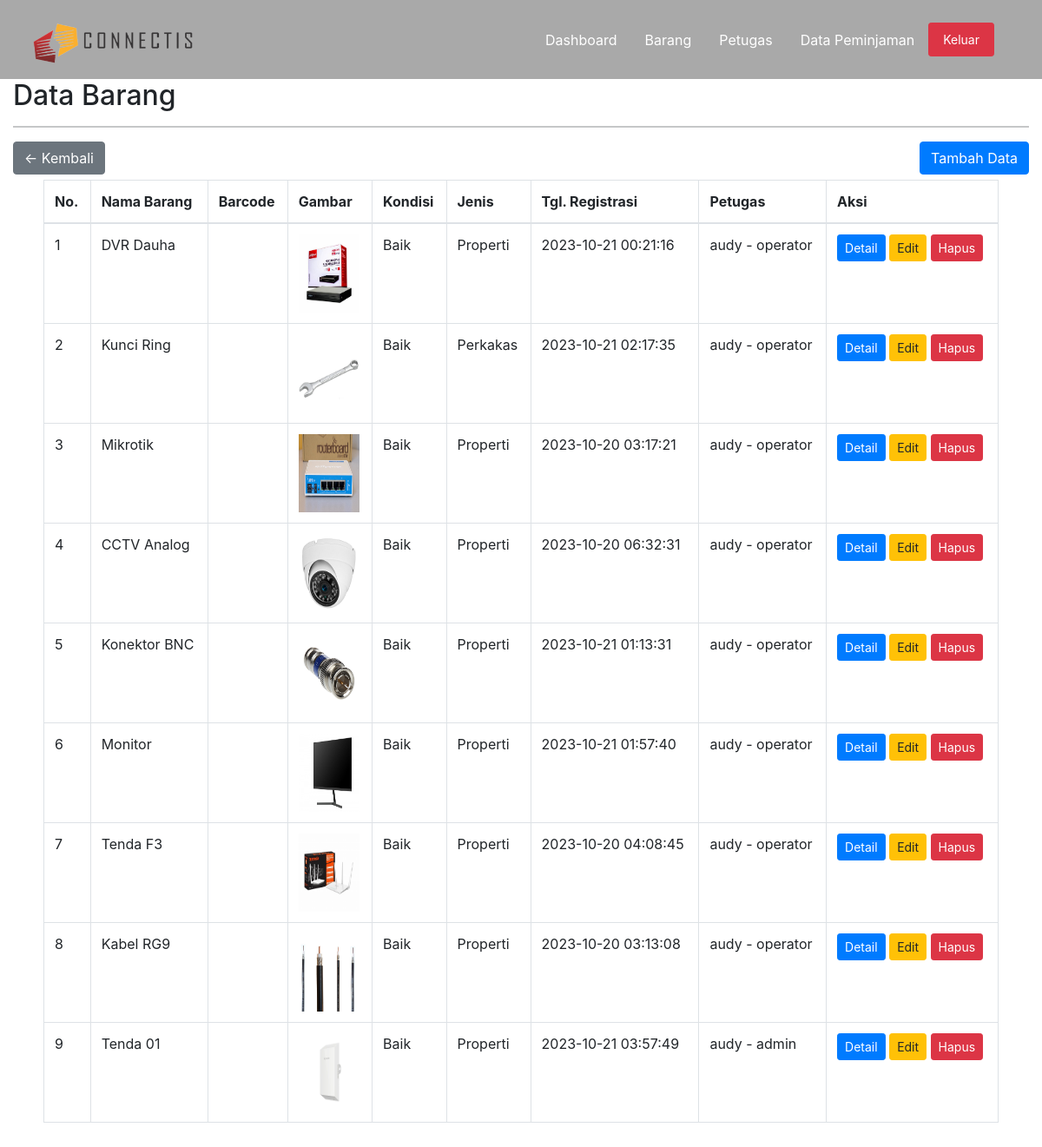
Page /admin/data-barang.php (signed in) on the committed database.
### tables this page shows
CREATE TABLE `barang` (
  `id_barang` int NOT NULL,
  `id_user` int NOT NULL,
  `jenis` varchar(30) NOT NULL,
  `image` varchar(99) NOT NULL,
  `kondisi` varchar(20) NOT NULL,
  `nama_barang` varchar(50) NOT NULL,
  `barimage` varchar(300) NOT NULL,
  `tgl_regis` datetime NOT NULL DEFAULT CURRENT_TIMESTAMP ON UPDATE CURRENT_TIMESTAMP
);

CREATE TABLE `users` (
  `id_user` int NOT NULL,
  `nama` varchar(50) NOT NULL,
  `username` varchar(30) NOT NULL,
  `password` varchar(100) NOT NULL,
  `id_level` enum('1','2') NOT NULL
);

### admin/include/barang.php (the view, shortened to what this page needs)
<div class="container-fluid">
    <h2>Data Barang</h2>
    <hr>
         <a href="index.php" class="btn btn-secondary float-left">&larr; Kembali</a>
        <button type="button" class="btn btn-primary float-right" data-bs-toggle="modal" data-bs-target="#exampleModal">
        Tambah Data
        </button>
        <br>
        <div class="col align-self-center">
        <div class="card-body">
    <table id="table" class="table table-bordered" width="100%" cellspacing="0">
        <thead>
            <tr>
                <th>No.</th>
                <th>Nama Barang</th>
                <th>Barcode</th>
                <th>Gambar</th>
                <th>Kondisi</th>
                <th>Jenis</th>
                <th>Tgl. Registrasi</th>
                <th>Petugas</th>
                <th>Aksi</th>
            </tr>
        </thead>
        <tbody>
            <?php foreach ($data_barang as $barang) : ?>
            <tr>
                <td><?= $no++; ?></td>
                <td><?= $barang['nama_barang']; ?></td>
                <td id="qrcode<?= $barang['id_barang'] ?>">
                <td>
                    <img src="../img_barang/<?= $barang['image']; ?>" width="70" height="90" alt="Gambar Barang">
                </td>
                <td><?= $barang['kondisi']; ?></td>
                <td><?= $barang['jenis']; ?></td>
                <td><?= $barang['tgl_regis']; ?></td>
                <td><?= $barang['nama']; ?></td>
                <td>
                <div class="d-inline">
                        <a href="?p=detail-barang&id=<?= $barang['id_barang']; ?>" class="btn btn-primary btn-sm">Detail</a>
                        <a href="?p=edit-barang&id=<?= $barang['id_barang']; ?>" class="btn btn-warning btn-sm">Edit</a>
                        <a href="?p=hapus-barang&id=<?= $barang['id_barang']; ?>" class="btn btn-danger btn-sm" onclick="return confirm('Yakin ingin menghapus data ini?')">Hapus</a>
                </div>
                </td>
            </tr>
            <?php endforeach; ?>
        </tbody>
    </table>
    </div>
</div>

### rows in the picture
barang: nama_barang "DVR Dauha", image (picture), kondisi "Baik", jenis "Properti", tgl_regis "2023-10-21 00:21:16", id_user.nama "audy - operator"
barang: nama_barang "Kunci Ring", image (picture), kondisi "Baik", jenis "Perkakas", tgl_regis "2023-10-21 02:17:35", id_user.nama "audy - operator"
barang: nama_barang "Mikrotik", image (picture), kondisi "Baik", jenis "Properti", tgl_regis "2023-10-20 03:17:21", id_user.nama "audy - operator"
barang: nama_barang "CCTV Analog", image (picture), kondisi "Baik", jenis "Properti", tgl_regis "2023-10-20 06:32:31", id_user.nama "audy - operator"
barang: nama_barang "Konektor BNC", image (picture), kondisi "Baik", jenis "Properti", tgl_regis "2023-10-21 01:13:31", id_user.nama "audy - operator"
barang: nama_barang "Monitor", image (picture), kondisi "Baik", jenis "Properti", tgl_regis "2023-10-21 01:57:40", id_user.nama "audy - operator"
barang: nama_barang "Tenda F3", image (picture), kondisi "Baik", jenis "Properti", tgl_regis "2023-10-20 04:08:45", id_user.nama "audy - operator"
barang: nama_barang "Kabel RG9", image (picture), kondisi "Baik", jenis "Properti", tgl_regis "2023-10-20 03:13:08", id_user.nama "audy - operator"
barang: nama_barang "Tenda 01", image (picture), kondisi "Baik", jenis "Properti", tgl_regis "2023-10-21 03:57:49", id_user.nama "audy - admin"
